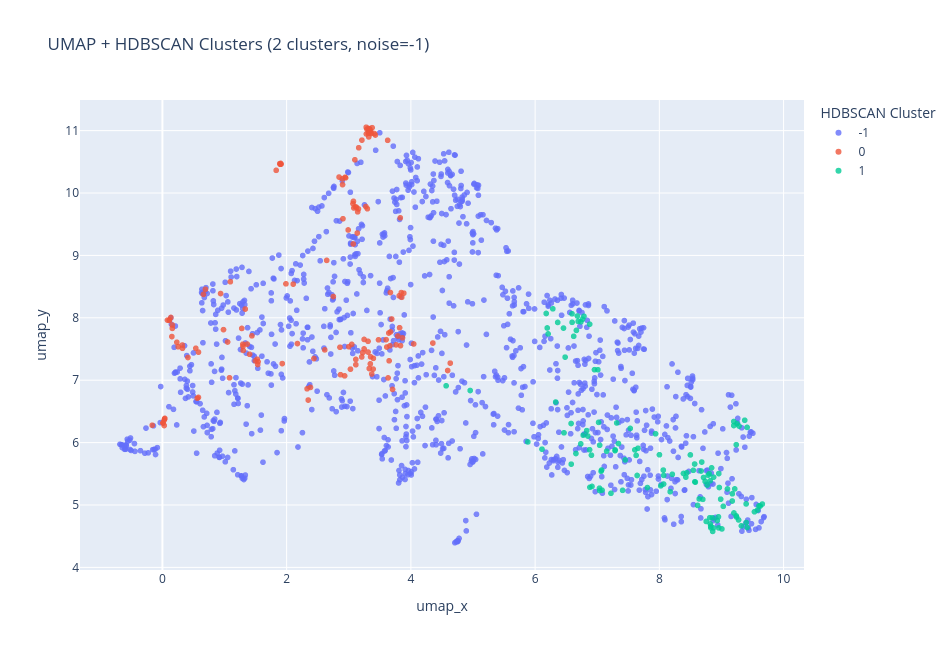

The code cell stored with this chart in its notebook:
### Markdown cell above
---
## 8. Cluster Visualization

We now project the cluster labels onto the UMAP 2D layout to visually assess:
- **Separation**: Are clusters well-separated or heavily overlapping?
- **Density**: Are cluster sizes balanced or is one dominant?
- **Coherence with metadata**: Do HDBSCAN / KMeans clusters align with known sections or documents?

Good alignment between detected clusters and metadata labels indicates that the embeddings are capturing genuine semantic structure.

### Code cell
fig = px.scatter(
    df,
    x          = "umap_x",
    y          = "umap_y",
    color      = "hdbscan_cluster",
    hover_data = {"document": True, "section": True, "text_preview": True,
                  "hdbscan_cluster": True, "umap_x": False, "umap_y": False},
    title      = f"UMAP + HDBSCAN Clusters ({n_clusters_hdb} clusters, noise=-1)",
    width      = 950,
    height     = 650,
    opacity    = 0.8,
)
fig.update_traces(marker=dict(size=6))
fig.update_layout(legend_title_text="HDBSCAN Cluster")
fig.show()

### Figure 1 — Plotly figure (JSON) as saved in the notebook; plotly's stock layout.template omitted (floating-point values rounded to 4 significant figures; data arrays with more than 128 entries replaced by an {"elided": "..."} marker saying what was removed)
{"data": [{"customdata": {"elided": "1073x4 str values"}, "hovertemplate": "hdbscan_cluster=%{customdata[3]}<br>document=%{customdata[0]}<br>section=%{customdata[1]}<br>text_preview=%{customdata[2]}<extra></extra>", "legendgroup": "-1", "marker": {"color": "#636efa", "opacity": 0.8, "size": 6, "symbol": "circle"}, "mode": "markers", "name": "-1", "showlegend": true, "type": "scattergl", "x": {"elided": "1073 float values"}, "xaxis": "x", "y": {"elided": "1073 float values"}, "yaxis": "y"}, {"customdata": {"elided": "144x4 str values"}, "hovertemplate": "hdbscan_cluster=%{customdata[3]}<br>document=%{customdata[0]}<br>section=%{customdata[1]}<br>text_preview=%{customdata[2]}<extra></extra>", "legendgroup": "0", "marker": {"color": "#EF553B", "opacity": 0.8, "size": 6, "symbol": "circle"}, "mode": "markers", "name": "0", "showlegend": true, "type": "scattergl", "x": {"elided": "144 float values"}, "xaxis": "x", "y": {"elided": "144 float values"}, "yaxis": "y"}, {"customdata": {"elided": "126x4 str values"}, "hovertemplate": "hdbscan_cluster=%{customdata[3]}<br>document=%{customdata[0]}<br>section=%{customdata[1]}<br>text_preview=%{customdata[2]}<extra></extra>", "legendgroup": "1", "marker": {"color": "#00cc96", "opacity": 0.8, "size": 6, "symbol": "circle"}, "mode": "markers", "name": "1", "showlegend": true, "type": "scattergl", "x": [6.956, 8.987, 9.238, 6.83, 6.848, 6.877, 6.595, 6.774, 7.531, 6.681, 6.363, 7.938, 8.209, 8.427, 6.763, 7.039, 9.097, 8.388, 8.499, 7.605, 8.174, 8.7, 9.283, 6.882, 9.173, 6.621, 7.062, 7.409, 6.331, 7.07, 9.213, 6.916, 8.023, 8.829, 6.465, 8.442, 6.209, 7.221, 9.199, 8.787, 9.007, 6.594, 7.45, 9.531, 6.579, 8.58, 7.039, 6.737, 8.951, 4.954, 8.873, 8.001, 9.174, 9.658, 7.342, 4.567, 7.642, 8.803, 7.626, 5.883, 9.399, 8.821, 7.287, 9.374, 8.737, 6.878, 8.068, 8.841, 8.811, 7.808, 8.571, 9.25, 9.397, 7.077, 8.819, 9.198, 9.32, 6.665, 9.029, 7.022, 8.957, 6.483, 6.111, 7.313, 6.178, 6.906, 8.87, 8.933, 6.581, 9.413, 7.288, 8.826, 9.623, 8.858, 9.243, 8.547, 9.413, 6.286, 9.58, 6.786, 8.856, 8.711, 7.151, 8.965, 8.771, 8.672, 7.037, 8.615, 8.641, 6.734, 9.2, 9.237, 6.457, 7.656, 7.01, 8.754, 8.683, 8.07, 9.603, 9.275, 8.063, 6.195, 6.657, 6.693, 8.955, 8.568], "xaxis": "x", "y": [7.168, 5.093, 5.966, 6.192, 6.105, 5.886, 7.927, 6.119, 6.228, 8.029, 7.926, 6.141, 5.492, 5.447, 7.978, 5.232, 5.257, 5.505, 5.803, 5.883, 5.213, 5.091, 6.265, 5.284, 5.064, 7.704, 5.541, 5.235, 6.65, 5.56, 5.258, 5.298, 5.306, 4.633, 6.157, 5.517, 7.742, 5.187, 6.338, 5.479, 4.616, 8.065, 5.722, 4.891, 6.306, 5.366, 5.958, 7.936, 4.81, 6.835, 5.446, 5.805, 5.18, 5.015, 5.985, 6.91, 5.473, 5.502, 5.795, 6.01, 4.719, 4.697, 5.87, 6.358, 5.378, 7.897, 5.336, 5.595, 4.795, 5.279, 5.372, 6.303, 5.017, 5.237, 5.387, 6.273, 4.666, 7.798, 4.979, 6.324, 5.503, 7.37, 5.895, 6.315, 8.069, 5.798, 4.632, 4.751, 5.654, 4.64, 5.883, 4.66, 4.983, 4.577, 4.806, 5.556, 6.244, 8.144, 4.92, 8.024, 4.794, 5.44, 5.862, 5.28, 5.319, 5.545, 5.269, 4.993, 5.097, 5.98, 4.872, 4.826, 7.835, 5.91, 7.167, 4.737, 5.688, 5.475, 4.987, 4.76, 5.559, 7.837, 5.825, 7.943, 4.633, 5.657], "yaxis": "y"}], "layout": {"height": 650, "legend": {"title": {"text": "HDBSCAN Cluster"}, "tracegroupgap": 0}, "title": {"text": "UMAP + HDBSCAN Clusters (2 clusters, noise=-1)"}, "width": 950, "xaxis": {"anchor": "y", "domain": [0, 1], "title": {"text": "umap_x"}}, "yaxis": {"anchor": "x", "domain": [0, 1], "title": {"text": "umap_y"}}}}
